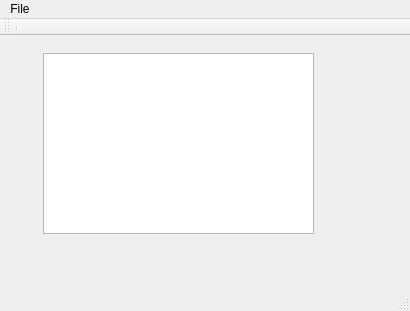
<?xml version="1.0" encoding="UTF-8"?>
<ui version="4.0">
 <class>MainWindow</class>
 <widget class="QMainWindow" name="MainWindow">
  <property name="geometry">
   <rect>
    <x>0</x>
    <y>0</y>
    <width>410</width>
    <height>311</height>
   </rect>
  </property>
  <property name="windowTitle">
   <string>MainWindow</string>
  </property>
  <widget class="QWidget" name="centralWidget">
   <widget class="QPlainTextEdit" name="plainTextEdit">
    <property name="geometry">
     <rect>
      <x>43</x>
      <y>17</y>
      <width>271</width>
      <height>181</height>
     </rect>
    </property>
   </widget>
  </widget>
  <widget class="QMenuBar" name="menuBar">
   <property name="geometry">
    <rect>
     <x>0</x>
     <y>0</y>
     <width>410</width>
     <height>25</height>
    </rect>
   </property>
   <widget class="QMenu" name="menuFile">
    <property name="title">
     <string>File</string>
    </property>
    <addaction name="actionNew_Window"/>
   </widget>
   <addaction name="menuFile"/>
  </widget>
  <widget class="QToolBar" name="mainToolBar">
   <attribute name="toolBarArea">
    <enum>TopToolBarArea</enum>
   </attribute>
   <attribute name="toolBarBreak">
    <bool>false</bool>
   </attribute>
   <addaction name="separator"/>
  </widget>
  <widget class="QStatusBar" name="statusBar"/>
  <action name="actionNew_Window">
   <property name="text">
    <string>New dialog</string>
   </property>
  </action>
 </widget>
 <layoutdefault spacing="6" margin="11"/>
 <resources/>
 <connections/>
</ui>
